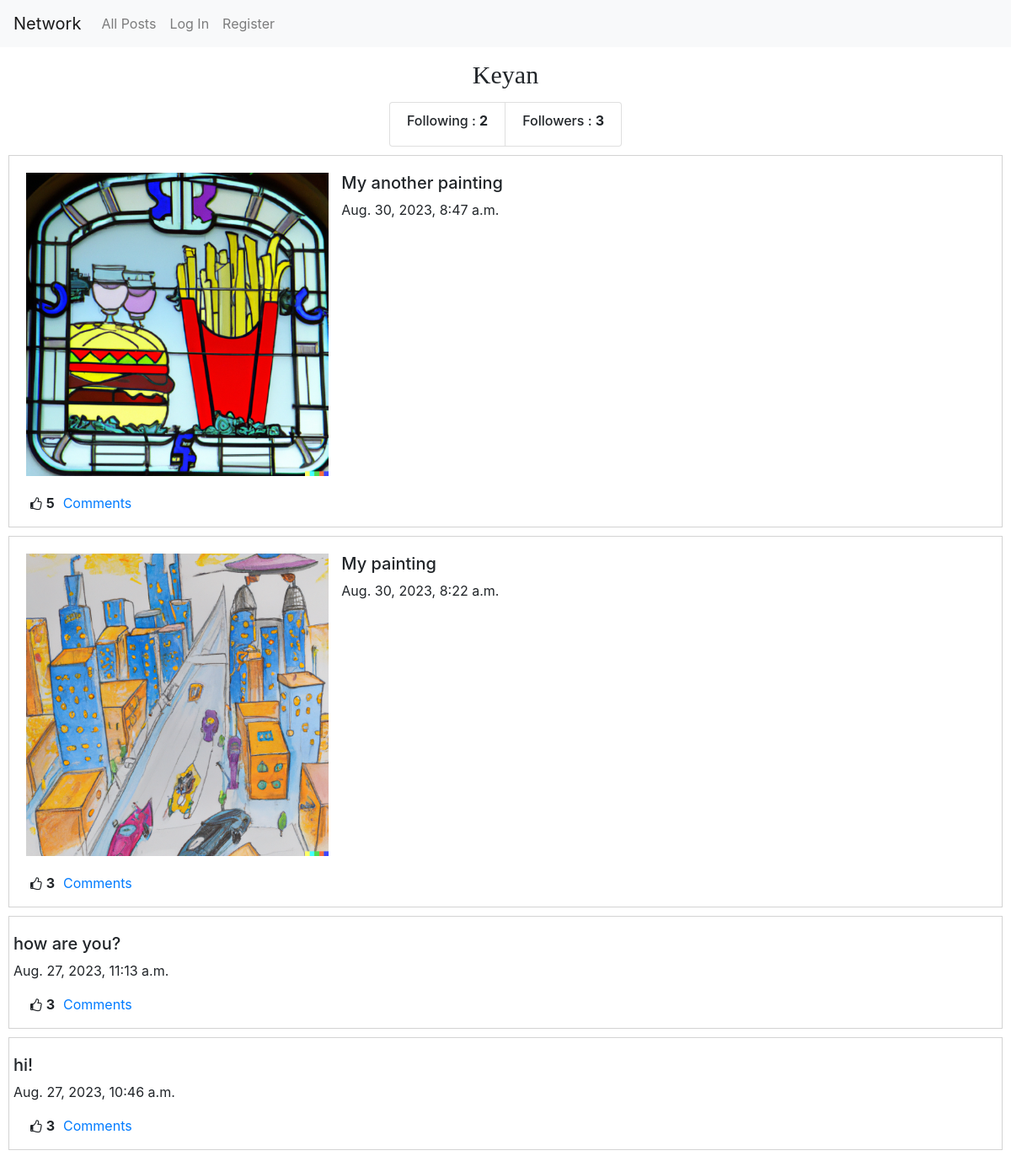
Screenshot of /profile/4 with the database file from the repository.
### network/models.py (models this page shows, shortened)
class User(AbstractUser):
    pass

class Post(models.Model):
    creater = models.ForeignKey(User, related_name='my_name', on_delete=models.CASCADE)
    content = models.CharField(max_length=255)
    liked = models.ManyToManyField(User, related_name='liked_users_or_post' ,blank=True, null=True)
    time = models.DateTimeField(auto_now_add=True)
    image = models.ImageField(null=True, blank=True, upload_to='images/')

### network/views.py (the view)
# urls.py: path("profile/<id>", views.profile, name="profile"),
def profile(request, id):
    u = User.objects.get(pk = id)
    user = request.user
    same = u == user
    all_posts = Post.objects.filter(creater = u).order_by('time').reverse()
    p = Paginator(all_posts, 10)
    page_no = request.GET.get('page')
    posts = p.get_page(page_no)
    liked_posts = []
    posts_id = []
    for post in all_posts:
        if user in post.liked.all():
            liked_posts.append(post)
            posts_id.append(post.id)
    fowings = Follow.objects.filter(following = id)
    fowers = Follow.objects.filter(me = id)
    s = True
    if user.is_authenticated:
        if Follow.objects.filter(following = u, me = user):
            s = True
        else:
            s = False
    return render(request, "network/profile.html", {
            "posts": posts,
            "usr" : u,
            'fg' : fowings,
            'fr' : fowers,
            'u' : same,
            's' : s,
            'p_id' : posts_id,
            'liked' : liked_posts
        })

### network/templates/network/profile.html (shortened to what this page needs)
{% extends "network/layout.html" %}
{% block body %}
<div class='user_name'>{{usr}}
</div>
<div id='foll'>
    <ul class="list-group list-group-horizontal">
        <li class="list-group-item"><h6>Following : <b>{{fr.count}}</b><h6></li>
        <li class="list-group-item"><h6>Followers : <b>{{fg.count}}</b><h6></li>
      </ul>
</div>
{% for post in posts %}
<div class="posts">
  <div id='p'>
    {% if post.image %}
    <div class="col-md-4">
      <img src="{{post.image.url}}" class="img-fluid rounded-start">
    </div>
    {% endif %}
    <div id='c'>
      <h5 id = 'content_{{post.id}}'>{{post.content}}</h5>
      <p>{{post.time}}</p>
    </div>
  </div>
  <div class = 'd-flex justify-content-flex-start'>
    <i style="font-size:16px; margin-left:20px" class="fa">&#xf087;</i><b><p id='count_{{post.id}}'>{{post.liked.count}}</p></b></li>
    <a style='margin-left:10px' href='{% url 'readcomms' post.id %}' id='comm_a{{post.id}}'>Comments</a>
    </div>
</div>
</div>
{% endfor %}
{% endblock %}

### network/static/network/styles.css (style rules this page uses)
.posts { display : flex; flex-direction: column; padding : 0px 5px; border : 1px solid lightgray; margin : 10px; }
#p { display:flex; }
.user_name { display : flex; justify-content: center; flex-direction: row; margin: 10px; font-family: initial; font-size: 30px; }
#foll { display : flex; flex-direction: row; justify-content: center; }
i { margin : 5px; }
#p { display : flex; }
img { margin: 20px 0 20px; }
#c { margin: 20px 0 0; }

### rows the page displays
User: username "Keyan"
Post: image (picture), content "My another painting", time "Aug. 30, 2023, 8:47 a.m.", liked.count "5"
Post: image (picture), content "My painting", time "Aug. 30, 2023, 8:22 a.m.", liked.count "3"
Post: content "how are you?", time "Aug. 27, 2023, 11:13 a.m.", liked.count "3"
Post: content "hi!", time "Aug. 27, 2023, 10:46 a.m.", liked.count "3"

### other values shown
{{ fr.count }} "2"
{{ fg.count }} "3"
